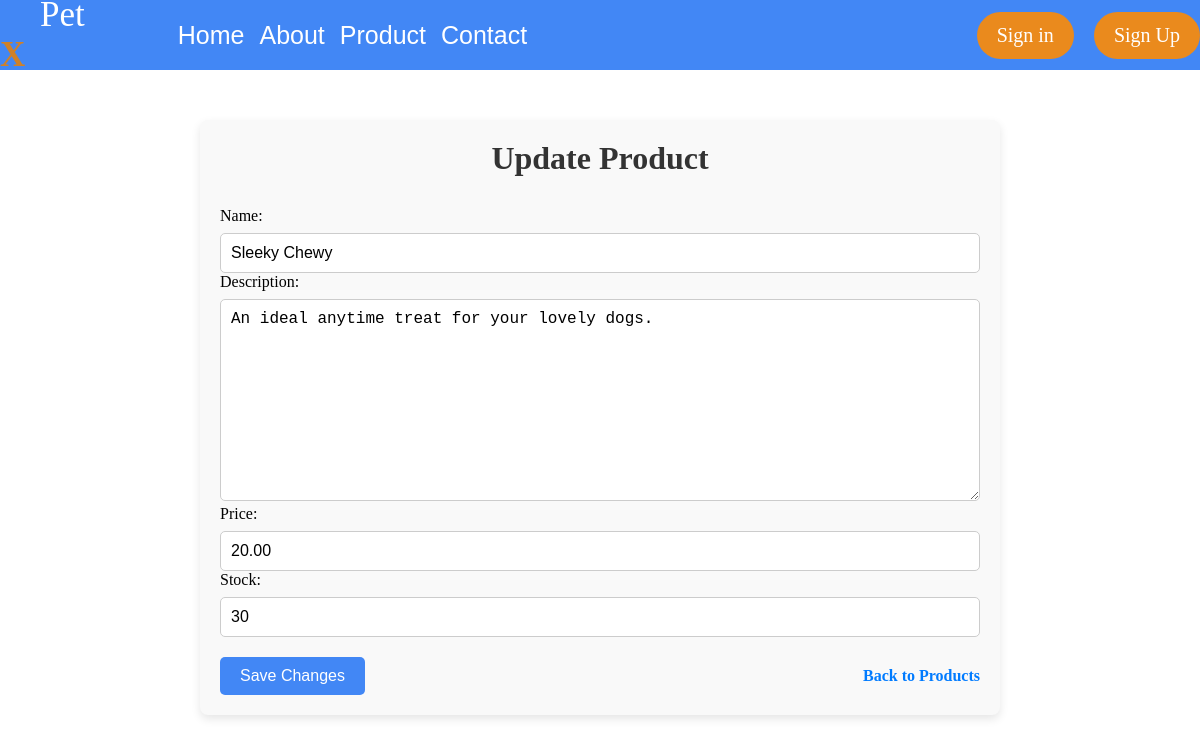
Screenshot of /products/13/edit/ with the database file from the repository.
### App/models.py (models this page shows, shortened)
class Product(models.Model):
    name = models.CharField(max_length=100)
    description = models.TextField(blank=True, null=True)
    price = models.DecimalField(max_digits=10, decimal_places=2)
    stock = models.PositiveIntegerField()
    image = models.ImageField(upload_to='product_images/', blank=True, null=True)

### App/views.py (the view)
# urls.py: path('products/<int:pk>/edit/', ProductUpdateView.as_view(), name='product-update'),
class ProductUpdateView(UpdateView):
    model = Product
    template_name = 'product_form.html'
    fields = ['name', 'description', 'price', 'stock']
    success_url = reverse_lazy('product')

### App/templates/product_form.html (shortened to what this page needs)
{% extends 'app/base.html' %}
{% block content %}
    <div class="update-product-container" style="max-width: 800px; margin: 50px auto; padding: 20px; background-color: #f9f9f9; border-radius: 8px; box-shadow: 0 4px 10px rgba(0, 0, 0, 0.1);">
        <h1 style="text-align: center; color: #333; font-weight: 600;">Update Product</h1>
        <form method="POST" style="margin-top: 30px;">
            <div class="form-group" style="margin-bottom: 20px;">
                {{ form.as_p }}
            </div>
            <div style="display: flex; justify-content: space-between; align-items: center;">
                <button type="submit" style="background-color: #4287f5; color: white; border: none; padding: 10px 20px; border-radius: 5px; font-size: 16px; cursor: pointer; transition: background-color 0.3s;">Save Changes</button>
                <a href="{% url 'product' %}" style="color: #007bff; text-decoration: none; font-size: 16px; font-weight: 600; transition: color 0.3s;">Back to Products</a>
            </div>
        </form>
    </div>
{% endblock content %}

### static/css/base.css (style rules this page uses)
* { margin:0; padding:0; box-sizing: border-box; }

### App/templates/product_form.html (style rules this page uses)
.update-product-container { background-color: #fff; border-radius: 8px; padding: 30px; box-shadow: 0 4px 8px rgba(0, 0, 0, 0.1); }
.form-group input, .form-group select, .form-group textarea { width: 100%; padding: 10px; margin-top: 8px; border: 1px solid #ccc; border-radius: 5px; font-size: 16px; box-sizing: border-box; }

### rows the page displays
Product: name "Sleeky Chewy", description "An ideal anytime treat for your lovely dogs.", price "20.00", stock "30"
